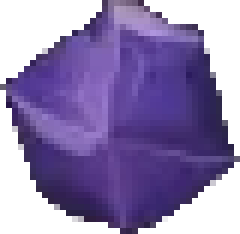
#> input picture assets/images/icons/brainstone.png, 40 x 39 px, given in place of ore_artifact_reference.jpg, which was not available (shown 6 times larger)
$ python extract_resource_icons.py
#> lines starting #> are read from the running program, lines starting #| are printed output that depends on the picture; after the words box and inside, x2 and y2 are one past the last pixel; in counts of white or black regions, pixels touching at a corner belong together; pictures that were not available may be replaced by others from this repository, and a replacement may not be noted
#> in extract_ore, opened is the input picture: PIL image 40x39 RGBA; mean R, G, B, A 77.9, 62, 111.7, 170.4
#> in extract_ore, `ore = opened.convert("RGBA").crop(ORE_CROP)`: ore: PIL image 125x116 RGBA; every value is 0
#!/usr/bin/env python3
"""Extract real ore and QIC artwork from high-resolution board assets.

No generative reconstruction is used. The ore comes from the artifact scan;
its printed quantity is replaced with adjacent face texture. The QIC comes
directly from the standard-tech scan. Both backgrounds are removed with
geometry masks before a final Lanczos resize.
"""

from pathlib import Path

from PIL import Image, ImageDraw, ImageFilter


FRONTEND_DIR = Path(__file__).resolve().parents[1]
ICON_DIR = FRONTEND_DIR / "src/assets/icons"
ORE_SOURCE = (
    FRONTEND_DIR
    / "src/assets/icons/source/ore_artifact_reference.jpg"
)
QIC_SOURCE = (
    FRONTEND_DIR
    / "src/assets/icons/source/qic_standard_tech_reference.jpg"
)

ORE_CROP = (195, 160, 320, 276)
ORE_POLYGON = ((12, 4), (113, 5), (121, 85), (120, 112), (3, 112), (1, 86))
ORE_DIGIT_BOX = (45, 15, 84, 80)
ORE_CLEAN_TEXTURE_BOX = (15, 15, 44, 80)
ORE_SCALE = 8

QIC_CROP = (535, 375, 760, 615)
QIC_POLYGONS = (
    ((53, 39), (173, 39), (222, 119), (175, 211), (56, 211), (2, 119)),
)
QIC_SCALE = 4
MASK_SCALE = 4


def antialiased_mask(
    size: tuple[int, int],
    polygons: tuple[tuple[tuple[int, int], ...], ...],
) -> Image.Image:
    large = Image.new("L", (size[0] * MASK_SCALE, size[1] * MASK_SCALE), 0)
    draw = ImageDraw.Draw(large)
    for polygon in polygons:
        draw.polygon(
            [(x * MASK_SCALE, y * MASK_SCALE) for x, y in polygon],
            fill=255,
        )
    return large.resize(size, Image.Resampling.LANCZOS)


def remove_ore_quantity(ore: Image.Image) -> Image.Image:
    rgba = ore.convert("RGBA")
    replacement = rgba.copy()
    mask = Image.new("L", rgba.size, 0)
#> mask: PIL image 125x116 L; every value is 0
    left, top, right, bottom = ORE_DIGIT_BOX
    clean_texture = rgba.crop(ORE_CLEAN_TEXTURE_BOX).resize(
        (right - left, bottom - top),
        Image.Resampling.LANCZOS,
    )
#> clean_texture: PIL image 39x65 RGBA; every value is 0
    replacement.alpha_composite(clean_texture, (left, top))
    ImageDraw.Draw(mask).rounded_rectangle(
        (left, top, right, bottom),
        radius=4,
        fill=255,
    )
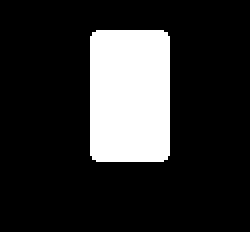
#> mask: PIL image 125x116 L (shown 2 times larger); 18.1% white; 1 white region, box (x1, y1, x2, y2) and area: (45, 15, 85, 81) 2620
    mask = mask.filter(ImageFilter.GaussianBlur(1.4))
    return Image.composite(replacement, rgba, mask)


def extract_ore() -> Image.Image:
    with Image.open(ORE_SOURCE) as opened:
        ore = opened.convert("RGBA").crop(ORE_CROP)
    ore = remove_ore_quantity(ore)
    ore.putalpha(antialiased_mask(ore.size, (ORE_POLYGON,)))
#> in antialiased_mask, `large = Image.new("L", (size[0] * MASK_SCALE, size[1] * MASK_SCALE), 0)`: large: PIL image 500x464 L; every value is 0
#> in antialiased_mask, `return large.resize(size, Image.Resampling.LANCZOS)`:
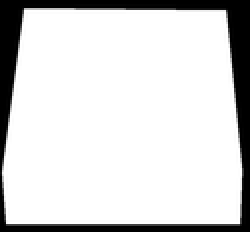
#> returned value: PIL image 125x116 L (shown 2 times larger); min 0, max 255, mean 213.4
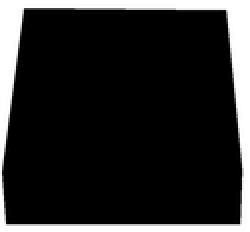
#> ore: PIL image 125x116 RGBA (shown 2 times larger); mean R, G, B, A 0, 0, 0, 213.4; transparent parts drawn white
    return ore.resize(
        (ore.width * ORE_SCALE, ore.height * ORE_SCALE),
        Image.Resampling.LANCZOS,
    ).filter(ImageFilter.UnsharpMask(radius=1.2, percent=90, threshold=3))
#> returned value: PIL image 1000x928 RGBA


def extract_qic() -> Image.Image:
    with Image.open(QIC_SOURCE) as opened:
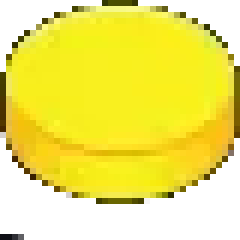
#> input picture assets/images/icons/credits.png, 40 x 40 px, given in place of qic_standard_tech_reference.jpg, which was not available (shown 6 times larger)
#> opened is the input picture: PIL image 40x40 RGBA; mean R, G, B, A 196.2, 185.2, 52.6, 177.3
        qic = opened.convert("RGBA").crop(QIC_CROP)
#> qic: PIL image 225x240 RGBA; every value is 0
    qic.putalpha(antialiased_mask(qic.size, QIC_POLYGONS))
#> call 2 of antialiased_mask, with size = (225, 240)
#> in antialiased_mask (call 2), `large = Image.new("L", (size[0] * MASK_SCALE, size[1] * MASK_SCALE), 0)`: large: PIL image 900x960 L; every value is 0
#> in antialiased_mask (call 2), `return large.resize(size, Image.Resampling.LANCZOS)`:
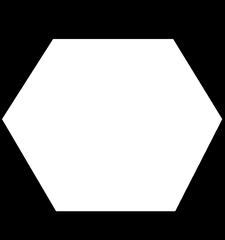
#> returned value: PIL image 225x240 L; min 0, max 255, mean 138.2
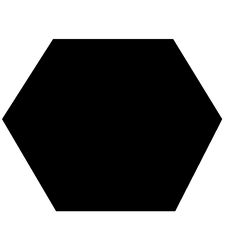
#> qic: PIL image 225x240 RGBA; mean R, G, B, A 0, 0, 0, 138.2; transparent parts drawn white
    qic = qic.resize(
        (qic.width * QIC_SCALE, qic.height * QIC_SCALE),
        Image.Resampling.LANCZOS,
    ).filter(ImageFilter.UnsharpMask(radius=1.0, percent=70, threshold=3))
#> qic: PIL image 900x960 RGBA
    # The TTS texture stores this printed face 90 degrees clockwise.
    return qic.transpose(Image.Transpose.ROTATE_90)
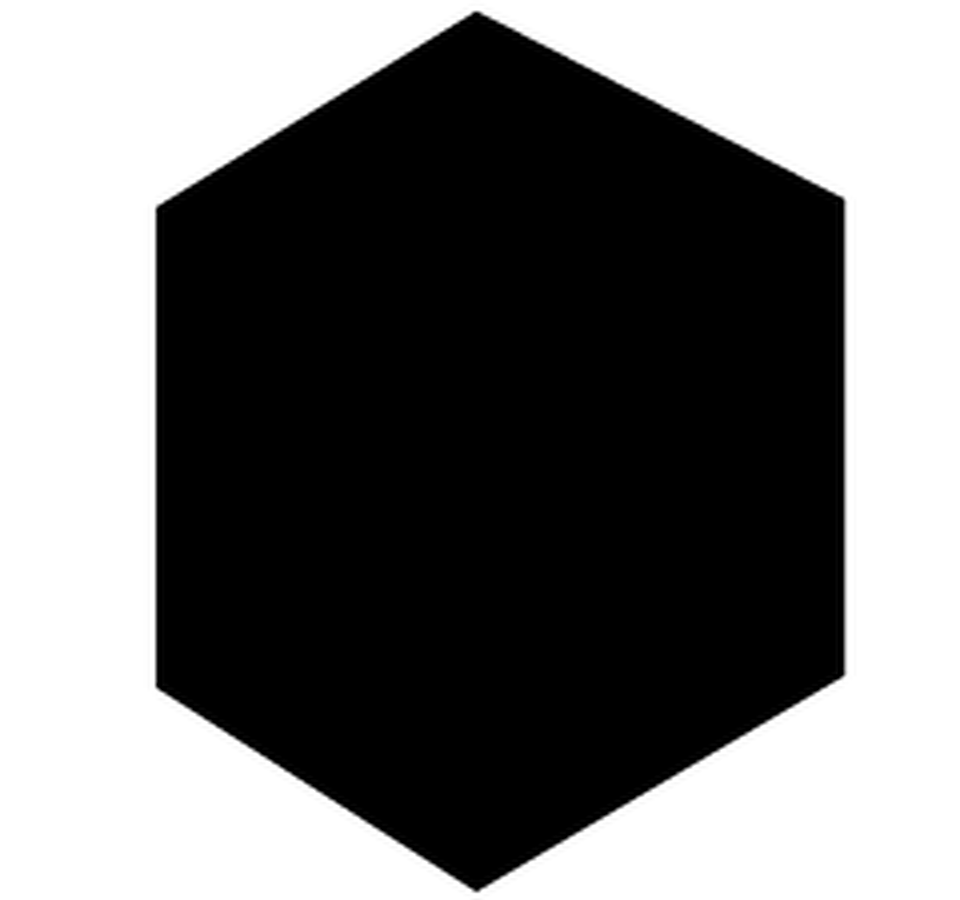
#> returned value: PIL image 960x900 RGBA; mean R, G, B, A 0, 0, 0, 138.2; transparent parts drawn white


def main() -> None:
    outputs = {
        ICON_DIR / "ore.png": extract_ore(),
        ICON_DIR / "qic.png": extract_qic(),
    }
    for path, image in outputs.items():
        image.save(path, "PNG", optimize=True)
        print(f"{path.relative_to(FRONTEND_DIR)} {image.size}")
#> this loop made 2 passes
#| src/assets/icons/ore.png (1000, 928)
#| src/assets/icons/qic.png (960, 900)


if __name__ == "__main__":
    main()
